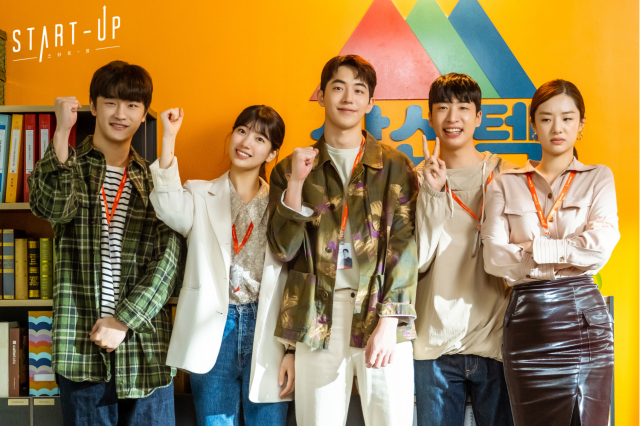
#> input picture HELLO_PYTHON/day17/startup.png, 1280 x 853 px (shown at 1/2 size)
$ python mycv05crop.py
#> lines starting #> are read from the running program, lines starting #| are printed output that depends on the picture
import cv2

img1 = cv2.imread('startup.png')
#> img1 is the input picture: shape (853, 1280, 3); mean B, G, R 81.9, 131.8, 159.8
x = 330
y = 100
w = 500
h = 500

crop = img1[y:y+h, x:x+w] #슬라이싱
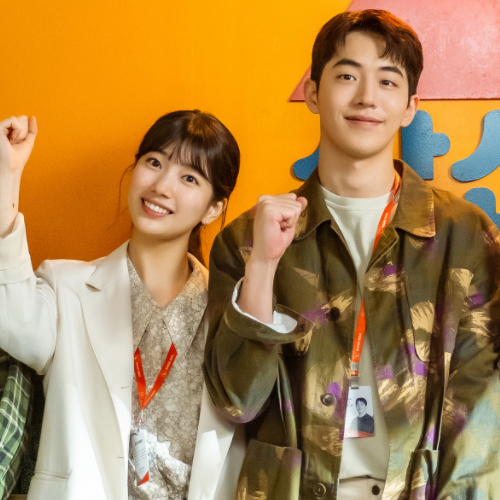
#> crop: shape (500, 500, 3); mean B, G, R 78.2, 133.5, 174.5

print("img1",img1)
#> (printed output is left out)
print("crop",crop)
#> (printed output is left out)
cv2.imshow('img1', img1)
cv2.imshow("crop",crop)

cv2.waitKey(0)
cv2.destroyAllWindows()
